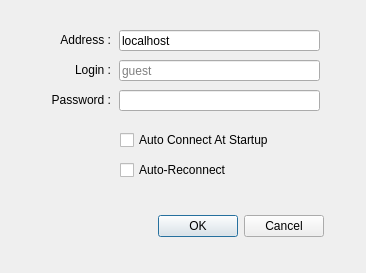
<?xml version="1.0" encoding="UTF-8"?>
<ui version="4.0">
 <class>DREditConnectionWindow</class>
 <widget class="QMainWindow" name="DREditConnectionWindow">
  <property name="geometry">
   <rect>
    <x>0</x>
    <y>0</y>
    <width>366</width>
    <height>273</height>
   </rect>
  </property>
  <property name="minimumSize">
   <size>
    <width>366</width>
    <height>273</height>
   </size>
  </property>
  <property name="maximumSize">
   <size>
    <width>366</width>
    <height>273</height>
   </size>
  </property>
  <property name="windowTitle">
   <string>Edit Connection</string>
  </property>
  <widget class="QWidget" name="centralwidget">
   <widget class="QLineEdit" name="addressTextField">
    <property name="geometry">
     <rect>
      <x>119</x>
      <y>30</y>
      <width>201</width>
      <height>21</height>
     </rect>
    </property>
    <property name="text">
     <string>localhost</string>
    </property>
   </widget>
   <widget class="QLabel" name="label_2">
    <property name="geometry">
     <rect>
      <x>40</x>
      <y>60</y>
      <width>71</width>
      <height>20</height>
     </rect>
    </property>
    <property name="layoutDirection">
     <enum>Qt::LeftToRight</enum>
    </property>
    <property name="text">
     <string>Login :</string>
    </property>
    <property name="textFormat">
     <enum>Qt::AutoText</enum>
    </property>
    <property name="alignment">
     <set>Qt::AlignRight|Qt::AlignTrailing|Qt::AlignVCenter</set>
    </property>
   </widget>
   <widget class="QLineEdit" name="passwordTextField">
    <property name="geometry">
     <rect>
      <x>119</x>
      <y>90</y>
      <width>201</width>
      <height>21</height>
     </rect>
    </property>
    <property name="echoMode">
     <enum>QLineEdit::Password</enum>
    </property>
   </widget>
   <widget class="QLabel" name="label_3">
    <property name="geometry">
     <rect>
      <x>40</x>
      <y>30</y>
      <width>71</width>
      <height>20</height>
     </rect>
    </property>
    <property name="layoutDirection">
     <enum>Qt::LeftToRight</enum>
    </property>
    <property name="text">
     <string>Address :</string>
    </property>
    <property name="textFormat">
     <enum>Qt::AutoText</enum>
    </property>
    <property name="alignment">
     <set>Qt::AlignRight|Qt::AlignTrailing|Qt::AlignVCenter</set>
    </property>
   </widget>
   <widget class="QLineEdit" name="loginTextField">
    <property name="geometry">
     <rect>
      <x>119</x>
      <y>60</y>
      <width>201</width>
      <height>21</height>
     </rect>
    </property>
    <property name="inputMask">
     <string/>
    </property>
    <property name="placeholderText">
     <string>guest</string>
    </property>
   </widget>
   <widget class="QLabel" name="label_4">
    <property name="geometry">
     <rect>
      <x>40</x>
      <y>90</y>
      <width>71</width>
      <height>20</height>
     </rect>
    </property>
    <property name="layoutDirection">
     <enum>Qt::LeftToRight</enum>
    </property>
    <property name="text">
     <string>Password :</string>
    </property>
    <property name="textFormat">
     <enum>Qt::AutoText</enum>
    </property>
    <property name="alignment">
     <set>Qt::AlignRight|Qt::AlignTrailing|Qt::AlignVCenter</set>
    </property>
   </widget>
   <widget class="QCheckBox" name="autoConnectCheckBox">
    <property name="geometry">
     <rect>
      <x>120</x>
      <y>130</y>
      <width>201</width>
      <height>20</height>
     </rect>
    </property>
    <property name="text">
     <string>Auto Connect At Startup</string>
    </property>
   </widget>
   <widget class="QCheckBox" name="autoReconnectCheckBox">
    <property name="geometry">
     <rect>
      <x>120</x>
      <y>160</y>
      <width>201</width>
      <height>20</height>
     </rect>
    </property>
    <property name="text">
     <string>Auto-Reconnect</string>
    </property>
   </widget>
   <widget class="QDialogButtonBox" name="buttonBox">
    <property name="geometry">
     <rect>
      <x>23</x>
      <y>210</y>
      <width>301</width>
      <height>32</height>
     </rect>
    </property>
    <property name="standardButtons">
     <set>QDialogButtonBox::Cancel|QDialogButtonBox::Ok</set>
    </property>
   </widget>
  </widget>
 </widget>
 <resources/>
 <connections/>
</ui>
